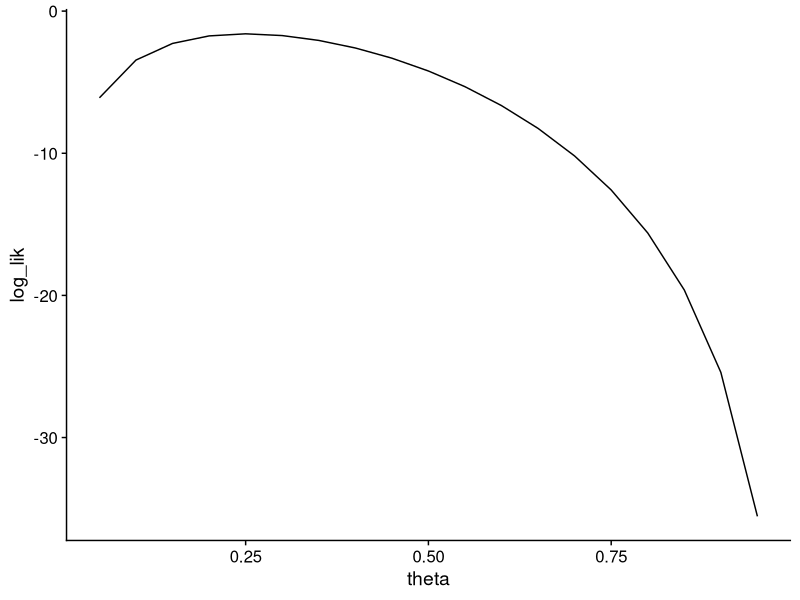
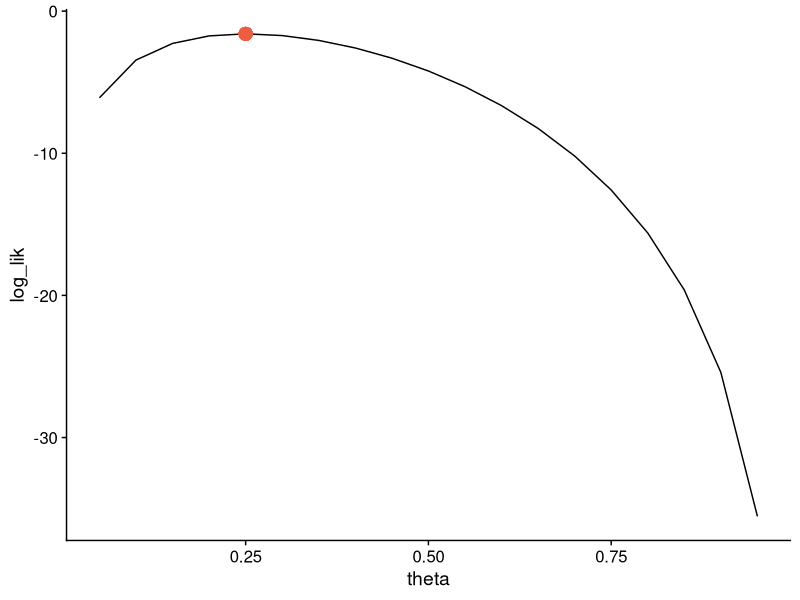

These charts were generated, in order, by the following R code:
## ---- chunk 1
library(tidyverse)
library(readxl)
library(cowplot)
theme_set(theme_cowplot())
## ---- chunk 2
for (ii in 1:10) {
  cat(ii, "\n")
}
## ---- chunk 3
# FIXME
for (jj in 50:60) {
  cat(jj + 10, "\n")
}
## ---- chunk 4
myvector <- seq(1, 21, by = 2)
## ---- chunk 5
# FIXME
for (ij in myvector) {
  cat(ij, "\t", ij ^ 2, "\n")
}
## ---- chunk 6
# FIXME
for (ji in 1:length(myvector)) {
  x <- myvector[ji] ^ 2
  cat(ji, "\t", x, "\n")
}
## ---- chunk 7
add_10 <- function(x) {
  y <- x + 10
  return(y)
}
## ---- chunk 8
zz <- 100
add_10(x = zz)
add_10(zz)

add_10(seq(50, 60, by = 2))

# y doesn't change due to the function
y <- 5412
add_10(y)
y

# y is reassigned to the result of the function
y <- add_10(y)
y
## ---- chunk 9
# FIXME
mult <- function(x, y) {
  z <- x * y
  return(z)
}

mult(2, 17.4)
mult(1:3, 10:12)
mult(10:15, 3.4)
mult(1:3, 5:10) # Think about what is going on here
## ---- chunk 10
# FIXME
theta <- seq(0.05, 0.95, by  = 0.05)
log_lik <- log(dbinom(5, 20, prob = theta))
p <- tibble(theta, log_lik) %>%
  ggplot(aes(theta, log_lik)) +
  geom_line()
p # Print the plot.
## ---- chunk 11
# FIXME
theta[which.max(log_lik)]
## ---- chunk 12
# FIXME
# Notice how we assigned the plot to a variable p above.
# Here we can just add the point.
p +
  geom_point(aes(x = theta[which.max(log_lik)], y = max(log_lik)),
             color = "tomato2", size = 4)
## ---- chunk 13
P0.25 <- dbinom(5, 20, 0.25)
P0.50 <- dbinom(5, 20, 0.50)
## ---- chunk 14
P0.25 / P0.50
## ---- chunk 15
# FIXME
sum(dbinom(0:5, 20, 0.5))
## ---- chunk 16
# FIXME
dbinom(7, 22, 7/22) / dbinom(7, 22, 0.50)
sum(dbinom(0:7, 22, 0.5))
